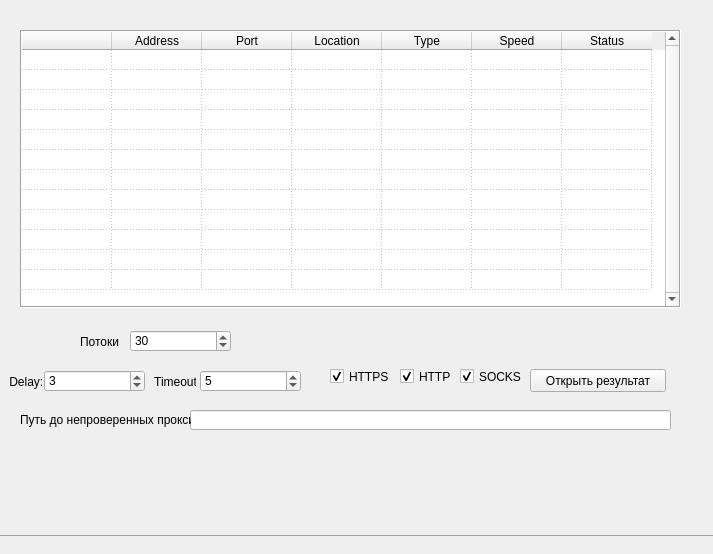
<?xml version="1.0" encoding="UTF-8"?>
<ui version="4.0">
 <class>MainWindow</class>
 <widget class="QMainWindow" name="MainWindow">
  <property name="geometry">
   <rect>
    <x>0</x>
    <y>0</y>
    <width>713</width>
    <height>554</height>
   </rect>
  </property>
  <property name="minimumSize">
   <size>
    <width>713</width>
    <height>554</height>
   </size>
  </property>
  <property name="maximumSize">
   <size>
    <width>713</width>
    <height>554</height>
   </size>
  </property>
  <property name="windowTitle">
   <string>Proxy Ranger</string>
  </property>
  <property name="windowIcon">
   <iconset resource="resourse.qrc">
    <normaloff>:/img/logo.ico</normaloff>:/img/logo.ico</iconset>
  </property>
  <property name="iconSize">
   <size>
    <width>32</width>
    <height>32</height>
   </size>
  </property>
  <property name="dockOptions">
   <set>QMainWindow::AllowTabbedDocks|QMainWindow::AnimatedDocks</set>
  </property>
  <widget class="QWidget" name="centralwidget">
   <widget class="QTableWidget" name="tableWidget">
    <property name="geometry">
     <rect>
      <x>20</x>
      <y>30</y>
      <width>661</width>
      <height>278</height>
     </rect>
    </property>
    <property name="sizePolicy">
     <sizepolicy hsizetype="Fixed" vsizetype="Expanding">
      <horstretch>0</horstretch>
      <verstretch>0</verstretch>
     </sizepolicy>
    </property>
    <property name="tabletTracking">
     <bool>false</bool>
    </property>
    <property name="focusPolicy">
     <enum>Qt::NoFocus</enum>
    </property>
    <property name="acceptDrops">
     <bool>false</bool>
    </property>
    <property name="frameShape">
     <enum>QFrame::Box</enum>
    </property>
    <property name="verticalScrollBarPolicy">
     <enum>Qt::ScrollBarAlwaysOn</enum>
    </property>
    <property name="horizontalScrollBarPolicy">
     <enum>Qt::ScrollBarAlwaysOff</enum>
    </property>
    <property name="sizeAdjustPolicy">
     <enum>QAbstractScrollArea::AdjustToContents</enum>
    </property>
    <property name="autoScroll">
     <bool>true</bool>
    </property>
    <property name="editTriggers">
     <set>QAbstractItemView::AnyKeyPressed|QAbstractItemView::CurrentChanged|QAbstractItemView::DoubleClicked|QAbstractItemView::EditKeyPressed</set>
    </property>
    <property name="verticalScrollMode">
     <enum>QAbstractItemView::ScrollPerPixel</enum>
    </property>
    <property name="horizontalScrollMode">
     <enum>QAbstractItemView::ScrollPerPixel</enum>
    </property>
    <property name="showGrid">
     <bool>true</bool>
    </property>
    <property name="gridStyle">
     <enum>Qt::DotLine</enum>
    </property>
    <property name="sortingEnabled">
     <bool>false</bool>
    </property>
    <property name="wordWrap">
     <bool>false</bool>
    </property>
    <attribute name="horizontalHeaderVisible">
     <bool>true</bool>
    </attribute>
    <attribute name="horizontalHeaderCascadingSectionResizes">
     <bool>false</bool>
    </attribute>
    <attribute name="horizontalHeaderDefaultSectionSize">
     <number>90</number>
    </attribute>
    <attribute name="horizontalHeaderHighlightSections">
     <bool>false</bool>
    </attribute>
    <attribute name="horizontalHeaderShowSortIndicator" stdset="0">
     <bool>false</bool>
    </attribute>
    <attribute name="horizontalHeaderStretchLastSection">
     <bool>false</bool>
    </attribute>
    <attribute name="verticalHeaderVisible">
     <bool>false</bool>
    </attribute>
    <attribute name="verticalHeaderCascadingSectionResizes">
     <bool>false</bool>
    </attribute>
    <attribute name="verticalHeaderDefaultSectionSize">
     <number>20</number>
    </attribute>
    <attribute name="verticalHeaderMinimumSectionSize">
     <number>20</number>
    </attribute>
    <attribute name="verticalHeaderShowSortIndicator" stdset="0">
     <bool>false</bool>
    </attribute>
    <row>
     <property name="text">
      <string>1</string>
     </property>
    </row>
    <row>
     <property name="text">
      <string>2</string>
     </property>
    </row>
    <row>
     <property name="text">
      <string>3</string>
     </property>
    </row>
    <row>
     <property name="text">
      <string>4</string>
     </property>
    </row>
    <row>
     <property name="text">
      <string>5</string>
     </property>
    </row>
    <row>
     <property name="text">
      <string>6</string>
     </property>
    </row>
    <row>
     <property name="text">
      <string>7</string>
     </property>
    </row>
    <row>
     <property name="text">
      <string>8</string>
     </property>
    </row>
    <row>
     <property name="text">
      <string>9</string>
     </property>
    </row>
    <row>
     <property name="text">
      <string>10</string>
     </property>
    </row>
    <row>
     <property name="text">
      <string>11</string>
     </property>
    </row>
    <row>
     <property name="text">
      <string>12</string>
     </property>
    </row>
    <column>
     <property name="text">
      <string/>
     </property>
    </column>
    <column>
     <property name="text">
      <string>Address</string>
     </property>
    </column>
    <column>
     <property name="text">
      <string>Port</string>
     </property>
    </column>
    <column>
     <property name="text">
      <string>Location</string>
     </property>
    </column>
    <column>
     <property name="text">
      <string>Type</string>
     </property>
    </column>
    <column>
     <property name="text">
      <string>Speed</string>
     </property>
    </column>
    <column>
     <property name="text">
      <string>Status</string>
     </property>
    </column>
    <item row="0" column="1">
     <property name="text">
      <string/>
     </property>
    </item>
    <item row="0" column="2">
     <property name="text">
      <string/>
     </property>
    </item>
    <item row="1" column="1">
     <property name="text">
      <string/>
     </property>
    </item>
    <item row="2" column="1">
     <property name="text">
      <string/>
     </property>
    </item>
   </widget>
   <widget class="QSpinBox" name="spinBox">
    <property name="enabled">
     <bool>true</bool>
    </property>
    <property name="geometry">
     <rect>
      <x>130</x>
      <y>330</y>
      <width>101</width>
      <height>22</height>
     </rect>
    </property>
    <property name="wrapping">
     <bool>false</bool>
    </property>
    <property name="frame">
     <bool>true</bool>
    </property>
    <property name="readOnly">
     <bool>false</bool>
    </property>
    <property name="minimum">
     <number>5</number>
    </property>
    <property name="maximum">
     <number>65</number>
    </property>
    <property name="singleStep">
     <number>5</number>
    </property>
    <property name="value">
     <number>30</number>
    </property>
   </widget>
   <widget class="QLabel" name="label_4">
    <property name="geometry">
     <rect>
      <x>80</x>
      <y>330</y>
      <width>45</width>
      <height>23</height>
     </rect>
    </property>
    <property name="text">
     <string>Потоки</string>
    </property>
   </widget>
   <widget class="QLabel" name="label_5">
    <property name="geometry">
     <rect>
      <x>6</x>
      <y>370</y>
      <width>45</width>
      <height>23</height>
     </rect>
    </property>
    <property name="text">
     <string> Delay:</string>
    </property>
   </widget>
   <widget class="QSpinBox" name="spinBox_2">
    <property name="enabled">
     <bool>true</bool>
    </property>
    <property name="geometry">
     <rect>
      <x>44</x>
      <y>370</y>
      <width>101</width>
      <height>22</height>
     </rect>
    </property>
    <property name="wrapping">
     <bool>false</bool>
    </property>
    <property name="frame">
     <bool>true</bool>
    </property>
    <property name="readOnly">
     <bool>false</bool>
    </property>
    <property name="minimum">
     <number>1</number>
    </property>
    <property name="maximum">
     <number>10</number>
    </property>
    <property name="value">
     <number>3</number>
    </property>
   </widget>
   <widget class="QLabel" name="label_6">
    <property name="geometry">
     <rect>
      <x>151</x>
      <y>370</y>
      <width>45</width>
      <height>23</height>
     </rect>
    </property>
    <property name="text">
     <string> Timeout:</string>
    </property>
   </widget>
   <widget class="QSpinBox" name="spinBox_3">
    <property name="enabled">
     <bool>true</bool>
    </property>
    <property name="geometry">
     <rect>
      <x>200</x>
      <y>370</y>
      <width>101</width>
      <height>22</height>
     </rect>
    </property>
    <property name="wrapping">
     <bool>false</bool>
    </property>
    <property name="frame">
     <bool>true</bool>
    </property>
    <property name="readOnly">
     <bool>false</bool>
    </property>
    <property name="minimum">
     <number>3</number>
    </property>
    <property name="maximum">
     <number>25</number>
    </property>
    <property name="value">
     <number>5</number>
    </property>
   </widget>
   <widget class="QCheckBox" name="checkBox">
    <property name="geometry">
     <rect>
      <x>330</x>
      <y>368</y>
      <width>70</width>
      <height>17</height>
     </rect>
    </property>
    <property name="text">
     <string>HTTPS</string>
    </property>
    <property name="checked">
     <bool>true</bool>
    </property>
   </widget>
   <widget class="QCheckBox" name="checkBox_2">
    <property name="geometry">
     <rect>
      <x>400</x>
      <y>368</y>
      <width>70</width>
      <height>17</height>
     </rect>
    </property>
    <property name="text">
     <string>HTTP</string>
    </property>
    <property name="checked">
     <bool>true</bool>
    </property>
   </widget>
   <widget class="QCheckBox" name="checkBox_3">
    <property name="geometry">
     <rect>
      <x>460</x>
      <y>368</y>
      <width>70</width>
      <height>17</height>
     </rect>
    </property>
    <property name="text">
     <string>SOCKS</string>
    </property>
    <property name="checked">
     <bool>true</bool>
    </property>
   </widget>
   <widget class="QPushButton" name="pushButton">
    <property name="geometry">
     <rect>
      <x>530</x>
      <y>369</y>
      <width>136</width>
      <height>23</height>
     </rect>
    </property>
    <property name="text">
     <string>Открыть результат</string>
    </property>
   </widget>
   <widget class="QLineEdit" name="lineEdit">
    <property name="geometry">
     <rect>
      <x>190</x>
      <y>410</y>
      <width>481</width>
      <height>20</height>
     </rect>
    </property>
   </widget>
   <widget class="QLabel" name="label">
    <property name="geometry">
     <rect>
      <x>20</x>
      <y>410</y>
      <width>171</width>
      <height>20</height>
     </rect>
    </property>
    <property name="text">
     <string>Путь до непроверенных прокси:</string>
    </property>
   </widget>
  </widget>
  <widget class="QStatusBar" name="statusbar">
   <property name="styleSheet">
    <string notr="true">border-top: 1px solid rgb(162, 162, 162);</string>
   </property>
   <property name="sizeGripEnabled">
    <bool>false</bool>
   </property>
  </widget>
  <widget class="QMenuBar" name="menuBar">
   <property name="geometry">
    <rect>
     <x>0</x>
     <y>0</y>
     <width>713</width>
     <height>21</height>
    </rect>
   </property>
  </widget>
 </widget>
 <resources>
  <include location="resourse.qrc"/>
 </resources>
 <connections/>
</ui>
